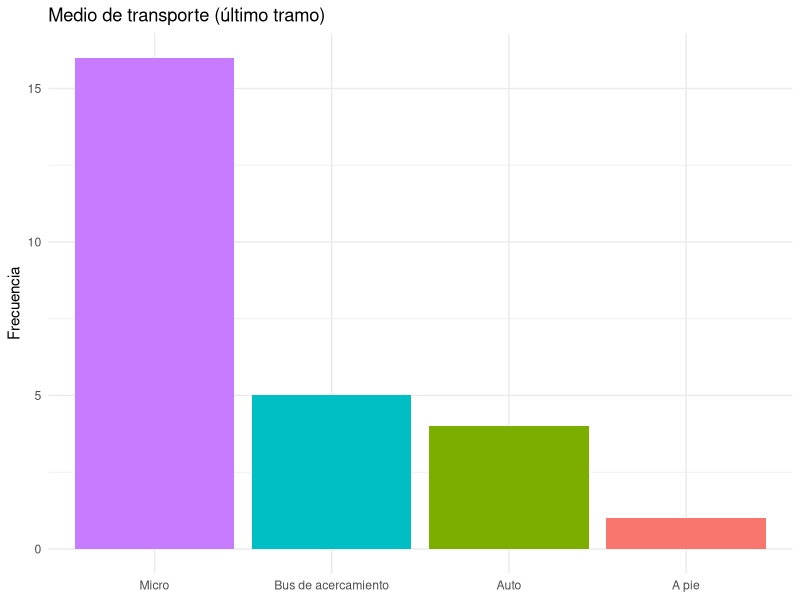
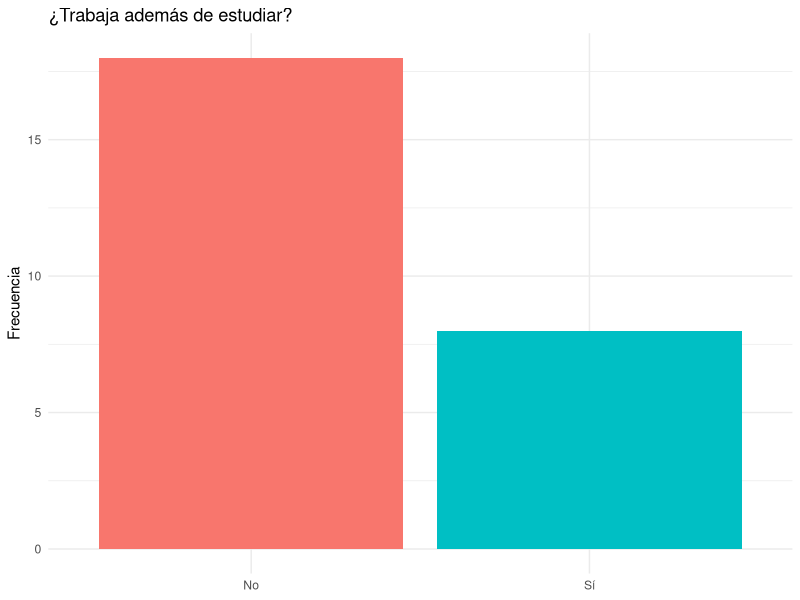
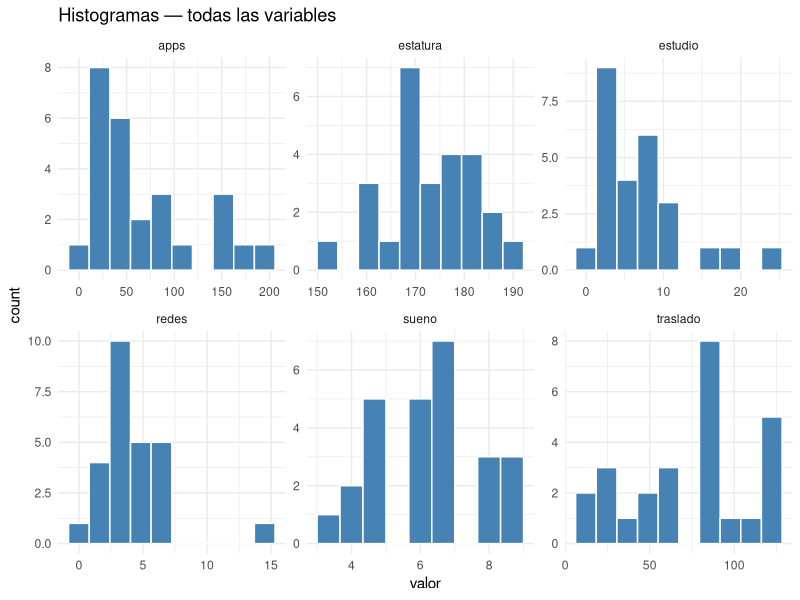
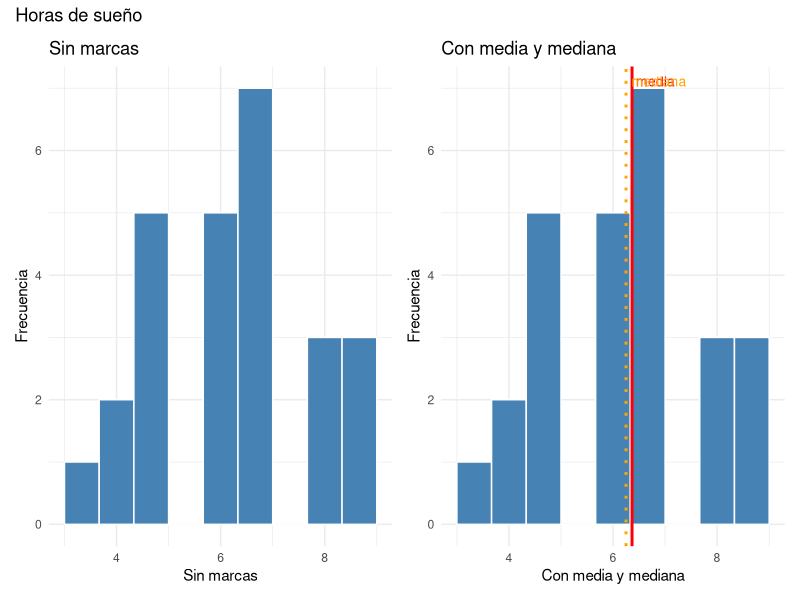
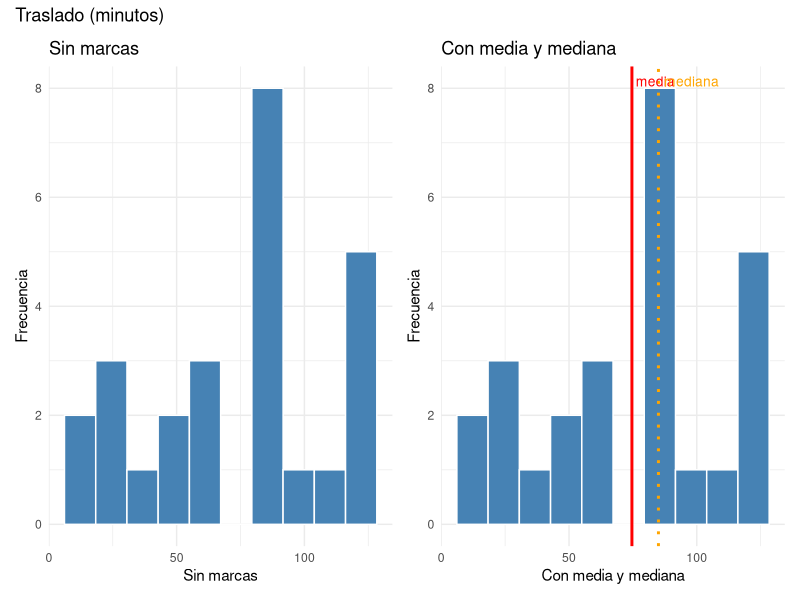
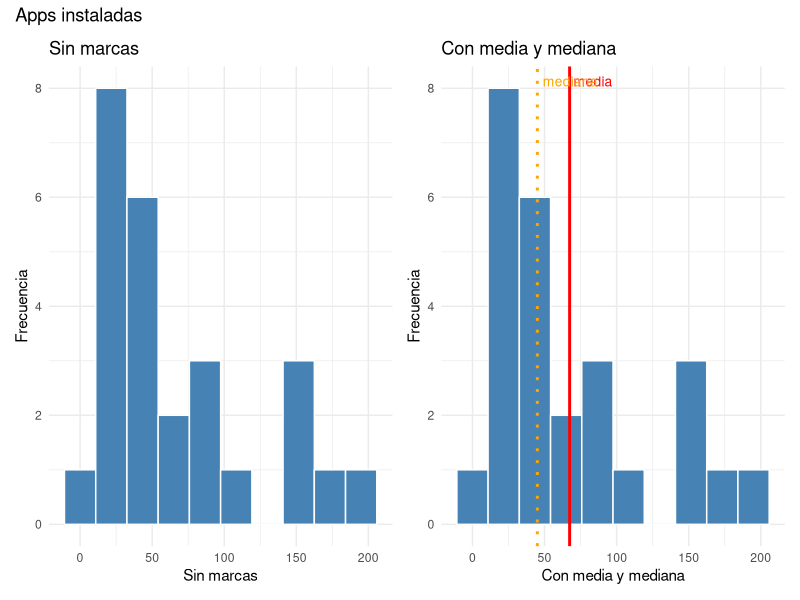
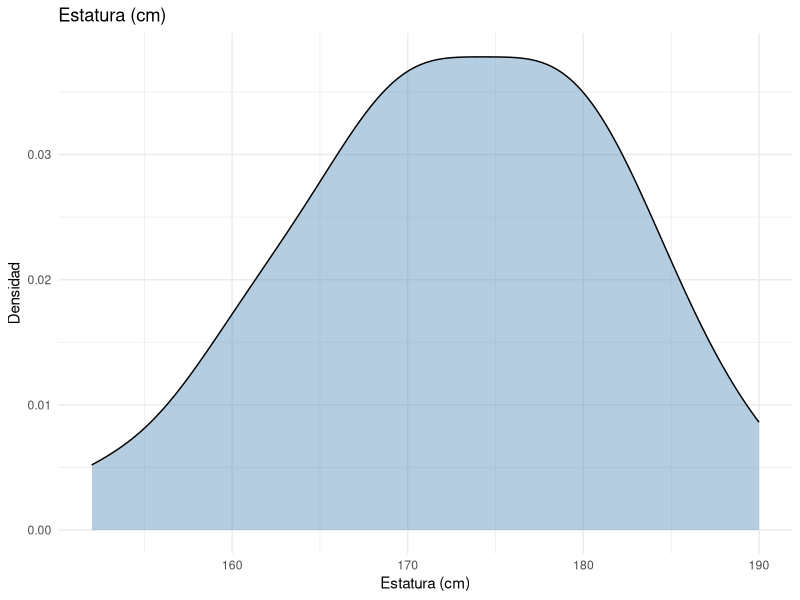
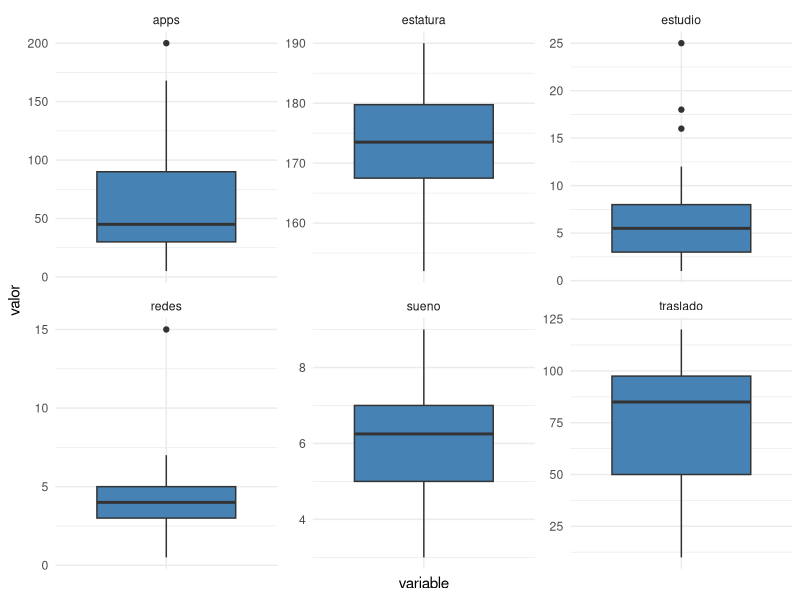

Generate these figures, in order, with R:
## ---- chunk 1
#| label: setup
#| include: false
library(tidyverse)
library(readxl)
library(patchwork)
library(skimr)
## ---- chunk 2
#| label: carga-datos

datos <- read_excel("Dudas(1-27).xlsx") |>
  select(
    sueno      = `¿Cuántas horas dormiste anoche?`,
    traslado   = `¿Cuánto tardas en llegar a la U? (En minutos)`,
    apps       = `¿Cuántas apps tienes instaladas en tu celular aprox?`,
    estatura   = `¿Cuál es tu estatura? (En centímetros)`,
    redes      = `¿Cuántas horas al día usas redes sociales en promedio?`,
    estudio    = `¿Cuántas horas a la semana en promedio estudias fuera de clases?`,
    transporte = `¿Cómo llegas a la U? (Último tramo)`,
    trabaja    = `¿Tienes trabajo remunerado además de estudiar?`
  ) |>
  mutate(
    trabaja    = factor(trabaja),
    transporte = factor(transporte),
    across(c(sueno, traslado, apps, estatura, redes, estudio), as.numeric)
  )
## ---- chunk 3
#| label: inspeccion
glimpse(datos)
## ---- chunk 4
#| label: valores-faltantes
datos |>
  summarise(across(everything(), ~ sum(is.na(.)))) |>
  pivot_longer(everything(), names_to = "variable", values_to = "NA_count")
## ---- chunk 5
#| label: limpieza
datos <- datos |>
  filter(estatura > 100)
## ---- chunk 6
#| label: resumen
skim(datos)
## ---- chunk 7
#| label: fig-transporte
#| fig-cap: Frecuencia de cada medio de transporte

ggplot(datos, aes(x = fct_infreq(transporte), fill = transporte)) +
  geom_bar() +
  labs(title = "Medio de transporte (último tramo)", x = NULL, y = "Frecuencia") +
  theme_minimal() +
  theme(legend.position = "none")
## ---- chunk 8
#| label: fig-trabaja
#| fig-cap: Proporción de estudiantes con trabajo remunerado

ggplot(datos, aes(x = trabaja, fill = trabaja)) +
  geom_bar() +
  labs(title = "¿Trabaja además de estudiar?", x = NULL, y = "Frecuencia") +
  theme_minimal() +
  theme(legend.position = "none")
## ---- chunk 9
#| label: helpers

marcas <- function(var) {
  datos |>
    summarise(
      media   = mean({{ var }}, na.rm = TRUE),
      mediana = median({{ var }}, na.rm = TRUE)
    )
}

hist_simple <- function(var, etiqueta) {
  ggplot(datos, aes(x = {{ var }})) +
    geom_histogram(bins = 10, fill = "steelblue", color = "white") +
    labs(title = etiqueta, x = etiqueta, y = "Frecuencia") +
    theme_minimal()
}

hist_marcas <- function(var, etiqueta) {
  m <- marcas({{ var }})
  ggplot(datos, aes(x = {{ var }})) +
    geom_histogram(bins = 10, fill = "steelblue", color = "white") +
    geom_vline(xintercept = m$media,   color = "red",    linewidth = 1) +
    geom_vline(xintercept = m$mediana, color = "orange", linewidth = 1,
               linetype = "dotted") +
    annotate("text", x = m$media,   y = Inf, label = "media",
             color = "red",    vjust = 2, hjust = -0.1, size = 3.5) +
    annotate("text", x = m$mediana, y = Inf, label = "mediana",
             color = "orange", vjust = 2, hjust = -0.1, size = 3.5) +
    labs(title = etiqueta, x = etiqueta, y = "Frecuencia") +
    theme_minimal()
}
## ---- chunk 10
#| label: fig-histogramas-todos
#| fig-cap: Histogramas de todas las variables numéricas
#| fig-height: 7

datos |>
  select(where(is.numeric)) |>
  pivot_longer(everything(), names_to = "variable", values_to = "valor") |>
  ggplot(aes(x = valor)) +
  geom_histogram(bins = 10, fill = "steelblue", color = "white") +
  facet_wrap(~variable, scales = "free") +
  labs(title = "Histogramas — todas las variables") +
  theme_minimal()
## ---- chunk 11
#| label: fig-sueno-comparacion
#| fig-cap: Horas de sueño — sin y con marcas de posición central

p1 <- hist_simple(sueno, "Sin marcas")
p2 <- hist_marcas(sueno, "Con media y mediana")
p1 + p2 + plot_annotation(title = "Horas de sueño")
## ---- chunk 12
#| label: fig-traslado-comparacion
#| fig-cap: Tiempo de traslado — sin y con marcas de posición central

p3 <- hist_simple(traslado, "Sin marcas")
p4 <- hist_marcas(traslado, "Con media y mediana")
p3 + p4 + plot_annotation(title = "Traslado (minutos)")
## ---- chunk 13
#| label: fig-apps-comparacion
#| fig-cap: Apps instaladas — sin y con marcas de posición central

p5 <- hist_simple(apps, "Sin marcas")
p6 <- hist_marcas(apps, "Con media y mediana")
p5 + p6 + plot_annotation(title = "Apps instaladas")
## ---- chunk 14
#| label: fig-densidad-estatura
#| fig-cap: Curva de densidad — estatura

ggplot(datos, aes(x = estatura)) +
  geom_density(fill = "steelblue", alpha = 0.4) +
  labs(title = "Estatura (cm)", x = "Estatura (cm)", y = "Densidad") +
  theme_minimal()
## ---- chunk 15
#| label: helpers-boxplot

box_simple <- function(var, etiqueta) {
  ggplot(datos, aes(x = {{ var }})) +
    geom_boxplot(fill = "steelblue", width = 0.4) +
    labs(title = etiqueta, x = etiqueta) +
    theme_minimal() +
    theme(axis.text.y = element_blank(), axis.ticks.y = element_blank())
}

box_con_media <- function(var, etiqueta) {
  m <- marcas({{ var }})
  ggplot(datos, aes(x = {{ var }})) +
    geom_boxplot(fill = "steelblue", width = 0.4) +
    annotate("point", y = 0, x = m$media, color = "red", size = 3, shape = 18) +
    labs(title = etiqueta, subtitle = "◆ media", x = etiqueta) +
    theme_minimal() +
    theme(axis.text.y = element_blank(), axis.ticks.y = element_blank())
}
## ---- chunk 16
#| label: fig-boxplots-todos
#| fig-cap: Boxplots de todas las variables numéricas
#| fig-height: 7

datos |>
  select(where(is.numeric)) |>
  pivot_longer(everything(), names_to = "variable", values_to = "valor") |>
  ggplot(aes(x = variable, y = valor)) +
  geom_boxplot(fill = "steelblue") +
  facet_wrap(~variable, scales = "free") +
  theme_minimal() +
  theme(axis.text.x = element_blank())
## ---- chunk 17
#| label: fig-box-sueno
#| fig-cap: Boxplot de horas de sueño — con y sin media

p7 <- box_simple(sueno, "Sin media")
p8 <- box_con_media(sueno, "Con media")
p7 + p8 + plot_annotation(title = "Horas de sueño")
## ---- chunk 18
#| label: fig-sueno-trabaja
#| fig-cap: Horas de sueño según trabaja

ggplot(datos, aes(x = trabaja, y = sueno, fill = trabaja)) +
  geom_boxplot() +
  labs(title = "Sueño según trabaja", x = NULL, y = "Horas de sueño") +
  theme_minimal() +
  theme(legend.position = "none")
## ---- chunk 19
#| label: fig-estudio-trabaja
#| fig-cap: Horas de estudio semanal según trabaja

ggplot(datos, aes(x = trabaja, y = estudio, fill = trabaja)) +
  geom_boxplot() +
  labs(title = "Horas de estudio según trabaja", x = NULL, y = "Horas semanales") +
  theme_minimal() +
  theme(legend.position = "none")
## ---- chunk 20
#| label: fig-redes-trabaja
#| fig-cap: Uso de redes sociales según trabaja

ggplot(datos, aes(x = trabaja, y = redes, fill = trabaja)) +
  geom_boxplot() +
  labs(title = "Redes sociales según trabaja", x = NULL, y = "Horas diarias") +
  theme_minimal() +
  theme(legend.position = "none")
## ---- chunk 21
#| label: fig-traslado-transporte
#| fig-cap: Tiempo de traslado según medio de transporte

ggplot(datos, aes(x = transporte, y = traslado, fill = transporte)) +
  geom_boxplot() +
  labs(title = "Traslado según medio de transporte",
       x = NULL, y = "Minutos") +
  theme_minimal() +
  theme(legend.position = "none")
## ---- chunk 22
#| label: fig-scatter-redes-sueno
#| fig-cap: Relación entre uso de redes sociales y horas de sueño

ggplot(datos, aes(x = redes, y = sueno)) +
  geom_point(alpha = 0.6) +
  geom_smooth(method = "lm", se = FALSE, color = "steelblue") +
  labs(title = "Redes sociales vs sueño",
       x = "Horas en redes", y = "Horas de sueño") +
  theme_minimal()
## ---- chunk 23
#| label: fig-scatter-estudio-sueno
#| fig-cap: Relación entre horas de estudio y horas de sueño

ggplot(datos, aes(x = estudio, y = sueno)) +
  geom_point(alpha = 0.6) +
  geom_smooth(method = "lm", se = FALSE, color = "steelblue") +
  labs(title = "Horas de estudio vs sueño",
       x = "Horas de estudio semanal", y = "Horas de sueño") +
  theme_minimal()
## ---- chunk 24
#| label: fig-scatter-traslado-estudio
#| fig-cap: Traslado vs horas de estudio, separado por trabaja

ggplot(datos, aes(x = traslado, y = estudio, color = trabaja)) +
  geom_point(alpha = 0.7, size = 2) +
  geom_smooth(method = "lm", se = FALSE) +
  labs(title = "Traslado vs horas de estudio",
       x = "Traslado (min)", y = "Horas de estudio semanal",
       color = "¿Trabaja?") +
  theme_minimal()
